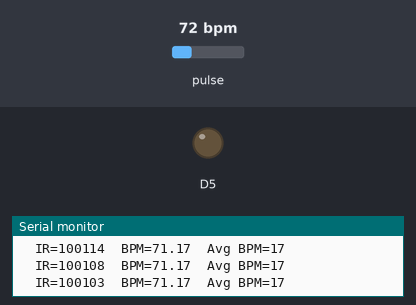
A sketch run on a simulated ESP8266 (NodeMCU). Parts: output pins drawn as LEDs (lit = HIGH), the last lines printed to the serial monitor. Inputs (shaded band) come from the test bench; at power-on: pulse 72 bpm.

Above: at 1.2 s.
1.3 s: pulse set to 70 bpm
At 1.84 s:
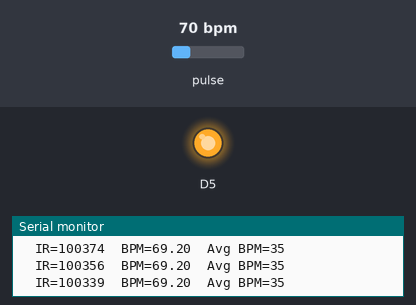
4.3 s: pulse set to 42 bpm
7.3 s: pulse set to 61 bpm
10.3 s: pulse set to 100 bpm
13.3 s: pulse set to 130 bpm
Timing chart, 0 to 17.3 s (numbered marks = the images above; inputs shaded):
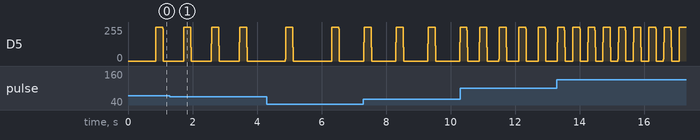

The sketch:

Pulse_Simulator.ino
```cpp
#include <Wire.h>
#include "MAX30105.h"
#include "heartRate.h"

MAX30105 particleSensor;
#define PULSE_TIME 250
const byte RATE_SIZE = 4; //Increase this for more averaging. 4 is good.
byte rates[RATE_SIZE]; //Array of heart rates
byte rateSpot = 0;
long lastBeat = 0; //Time at which the last beat occurred

float beatsPerMinute;
int beatAvg;
bool simulateBeatState = false;
uint32_t startTime;

void setup()
{
  Serial.begin(115200);
  Serial.println("Initializing...");

  // Initialize sensor
  if (!particleSensor.begin(Wire, I2C_SPEED_FAST)) //Use default I2C port, 400kHz speed
  {
    Serial.println("MAX30105 was not found. Please check wiring/power. ");
    while (1);
  }
  Serial.println("Place your index finger on the sensor with steady pressure.");

  particleSensor.setup(); //Configure sensor with default settings
  particleSensor.setPulseAmplitudeRed(0x0A); //Turn Red LED to low to indicate sensor is running
  particleSensor.setPulseAmplitudeGreen(0); //Turn off Green LED
  pinMode(D5,OUTPUT);
}

void loop()
{
  long irValue = particleSensor.getIR();

  if (checkForBeat(irValue) == true)
  {
    //We sensed a beat!
    long delta = millis() - lastBeat;
    lastBeat = millis();

    beatsPerMinute = 60 / (delta / 1000.0);

    if (beatsPerMinute < 255 && beatsPerMinute > 20)
    {
      rates[rateSpot++] = (byte)beatsPerMinute; //Store this reading in the array
      rateSpot %= RATE_SIZE; //Wrap variable

      //Take average of readings
      beatAvg = 0;
      for (byte x = 0 ; x < RATE_SIZE ; x++)
        beatAvg += rates[x];
      beatAvg /= RATE_SIZE;
    }
    simulateBeatState = true;
  startTime = millis();

  }
    Serial.printf("\tIR=%d\tBPM=%.2f\tAvg BPM=%d\n",irValue,beatsPerMinute,beatAvg);
//   Serial.print("IR=");
//   Serial.print(irValue);
//   Serial.print(", BPM=");
//   Serial.print(beatsPerMinute);
//   Serial.print(", Avg BPM=");
//   Serial.print(beatAvg);

//   if (irValue < 50000)
//     Serial.print(" No finger?");

//   Serial.println();

  if(simulateBeatState)
  {
      if(millis() - startTime >PULSE_TIME+30)
        {
            // Serial.printf("Finishing the pulse millis() - startTime = %lu\n",millis() - startTime);
            simulateBeatState = false;
            analogWrite(D5,0);
            return;
        }
      long pulseSimulation = sin((millis() - startTime) * PI / PULSE_TIME) * 1023;
    //   Serial.printf("Calculated pulseSimulation = %ld\n",pulseSimulation);

      long value = pulseSimulation;
      analogWrite(D5,value);
  }
}
```
